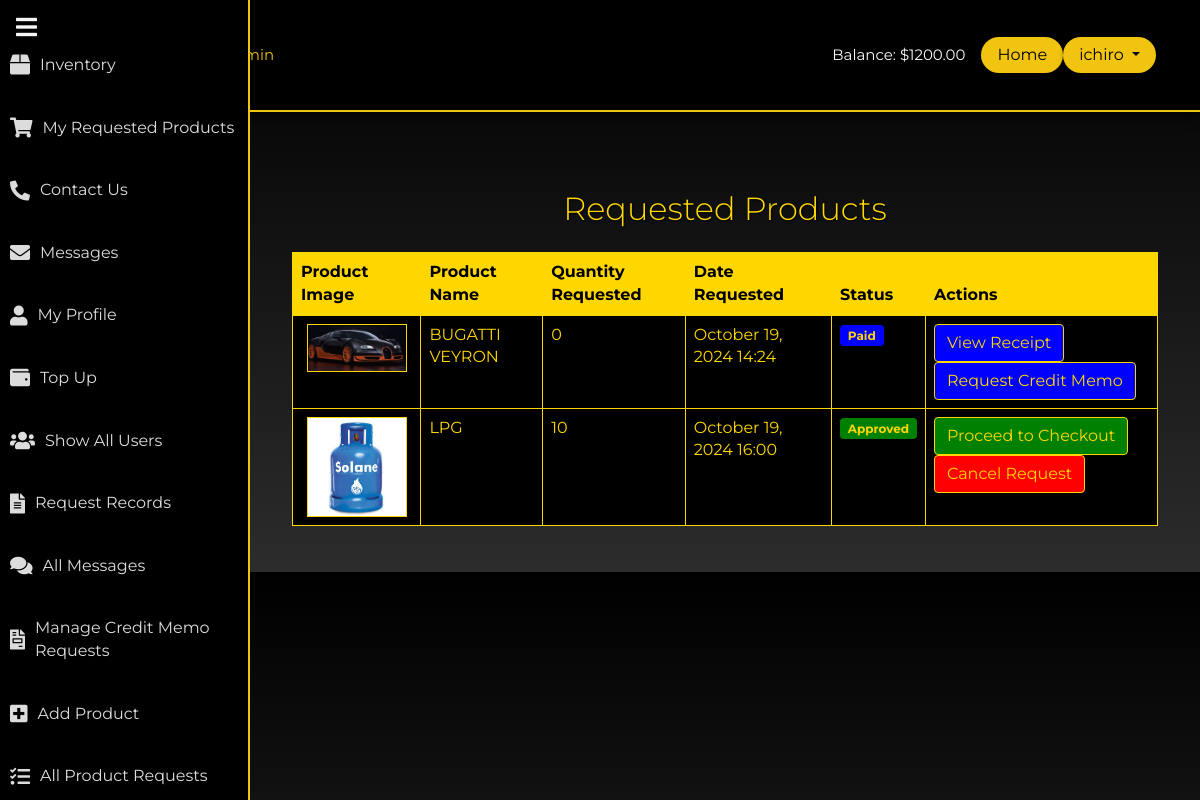
Before: /requested_inventory/requested-products/ (signed in) with the older database file.
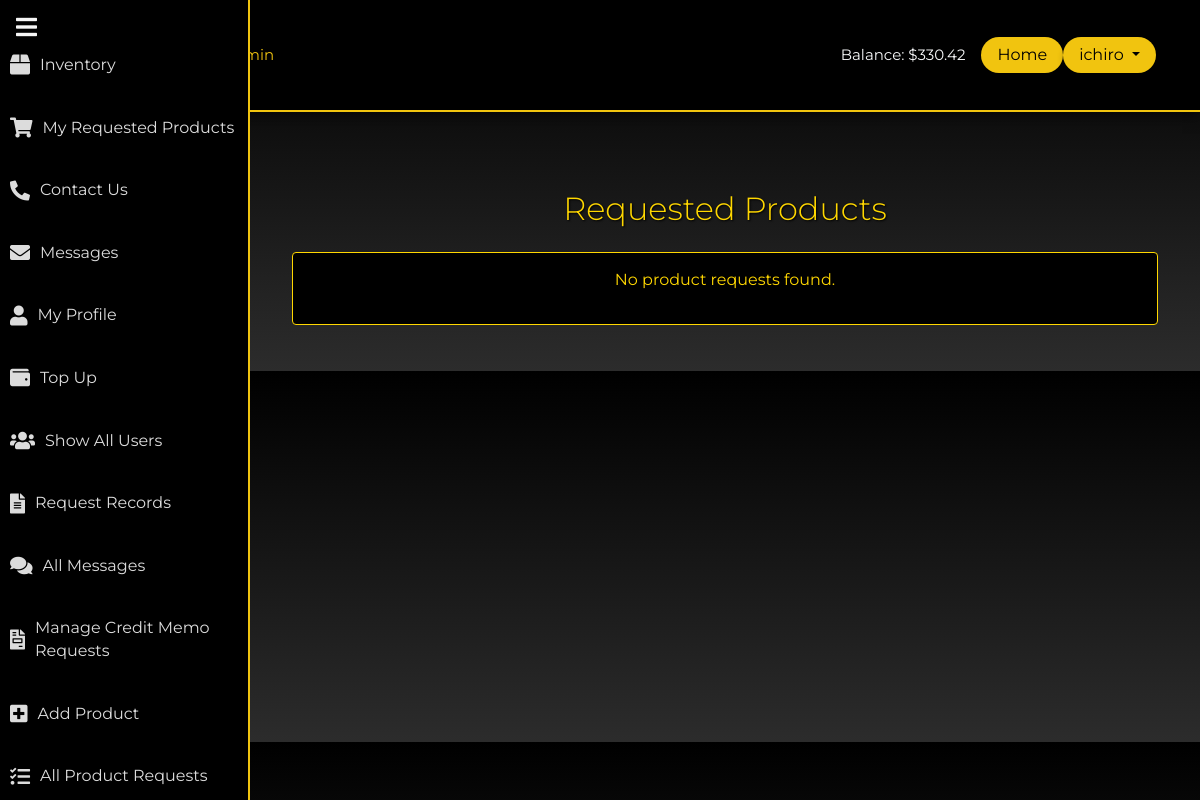
After: the same page with the newer database file.
### myapp/models.py (models this page shows, shortened)
class UserProfile(models.Model):
    user = models.OneToOneField(User, on_delete=models.CASCADE)
    company_name = models.CharField(max_length=255)
    full_name = models.CharField(max_length=255)
    mobile_number = models.CharField(max_length=15)
    business_title = models.CharField(max_length=255)
    balance = models.DecimalField(max_digits=10, decimal_places=2, default=0.00)

### requested_inventory/models.py (models this page shows, shortened)
class ProductRequest(models.Model):
    STATUS_CHOICES = [
        ('pending', 'Pending'),
        ('approved', 'Approved'),
        ('declined', 'Declined'),
        ('paid', 'Paid'),  # Add the 'paid' status here
    ]
    user = models.ForeignKey(User, on_delete=models.CASCADE)
    product = models.ForeignKey(Product, on_delete=models.CASCADE)  # Use the defined Product model
    quantity_requested = models.IntegerField()
    status = models.CharField(max_length=10, choices=STATUS_CHOICES, default='pending')
    created_at = models.DateTimeField(auto_now_add=True)

class Product(models.Model):
    name = models.CharField(max_length=255)
    sku = models.CharField(max_length=100, unique=True)
    description = models.TextField(blank=True, null=True)
    price = models.DecimalField(max_digits=10, decimal_places=2)
    quantity = models.IntegerField(default=0)  # Track available stock
    image = models.ImageField(upload_to='media/product_images/', blank=True, null=True)  # Updated path for image

### requested_inventory/views.py (the view)
# urls.py: path('requested-products/', view_requested_products, name='view_requested_products'),
@login_required
def view_requested_products(request):
    requested_products = ProductRequest.objects.filter(user=request.user)
    return render(request, 'inventory/view_requested_products.html', {
        'requested_products': requested_products
    })

### templates/inventory/view_requested_products.html (shortened to what the changed rows need)
{% extends 'users/base.html' %}
{% load static %}
{% block content %}
<div class="container mt-5" style="color: gold;">
    <h2 class="text-center mb-4" style="color: gold; text-shadow: 1px 1px 2px black;">Requested Products</h2>
    {% if requested_products %}
        <div class="table-responsive">
            <table class="table table-hover table-bordered" style="background-color: black; color: gold; border: 1px solid gold;">
                <thead>
                    <tr style="background-color: gold; color: black;">
                        <th scope="col">Product Image</th>
                        <th scope="col">Product Name</th>
                        <th scope="col">Quantity Requested</th>
                        <th scope="col">Date Requested</th>
                        <th scope="col">Status</th>
                        <th scope="col">Actions</th>
                    </tr>
                </thead>
                <tbody>
                    {% for request in requested_products %}
                    <tr style="border-color: gold;">
                        <td class="text-center">
                            {% if request.product.image %}
                                <img src="{{ request.product.image.url }}" alt="{{ request.product.name }}"
                                     style="width: 100px; height: auto; object-fit: contain; border: 1px solid gold;">
                            {% else %}
                                <img src="{% static 'path/to/default/image.png' %}" alt="No Image"
                                     style="width: 100px; height: auto; object-fit: contain; border: 1px solid gold;">
                            {% endif %}
                        </td>
                        <td>{{ request.product.name }}</td>
                        <td>{{ request.quantity_requested }}</td>
                        <td>{{ request.created_at|date:"F d, Y H:i" }}</td>
                        <td>
                            {% if request.status == 'approved' %}
                                <span class="badge" style="background-color: green; color: gold;">Approved</span>
                            {% elif request.status == 'pending' %}
                                <span class="badge" style="background-color: gold; color: black;">Pending</span>
                                <span class="text-muted">Waiting for approval</span>
                            {% elif request.status == 'declined' %}
                                <span class="badge" style="background-color: red; color: gold;">Declined</span>
                            {% elif request.status == 'paid' %}
                                <span class="badge" style="background-color: blue; color: gold;">Paid</span>
                            {% else %}
                                <span class="badge" style="background-color: gray; color: gold;">Unknown</span>
                            {% endif %}
                        </td>
                        <td>
                            {% if request.status == 'approved' %}
                                <form method="GET" action="{% url 'checkout' request.id %}" class="d-inline">
                                    <button type="submit" class="btn"
                                            style="background-color: green; color: gold; border: 1px solid gold;">
                                        Proceed to Checkout
                                    </button>
                                </form>
                                <form method="POST" action="{% url 'cancel_request' request.id %}" class="d-inline" onsubmit="return confirm('Are you sure you want to cancel this request?');">
                                    <button type="submit" class="btn"
                                            style="background-color: red; color: gold; border: 1px solid gold;">
                                        Cancel Request
                                    </button>
                                </form>
                            {% elif request.status == 'paid' %}
                                <a href="{% url 'receipt' request.id %}" class="btn"
                                   style="background-color: blue; color: gold; border: 1px solid gold;">
                                    View Receipt
                                </a>
                                <a href="{% url 'request_credit_memo' request.id %}" class="btn"
                                   style="background-color: blue; color: gold; border: 1px solid gold;">
                                    Request Credit Memo
                                </a>
                            {% endif %}
                        </td>
                    </tr>
                    {% endfor %}
                </tbody>
            </table>
        </div>
    {% else %}
        <div class="alert alert-info text-center" style="background-color: black; color: gold; border: 1px solid gold;">
            <p>No product requests found.</p>
        </div>
    {% endif %}
</div>
{% endblock %}

### templates/users/base.html (shortened to what this page needs)
<!doctype html>
{% load static %}
<html lang="en">
<head>
    <link href="https://cdn.jsdelivr.net/npm/bootstrap@5.0.0-beta3/dist/css/bootstrap.min.css" rel="stylesheet">
    <link rel="stylesheet" href="{% static 'users/css/main.css' %}" type="text/css">
    <link rel="stylesheet" href="https://cdnjs.cloudflare.com/ajax/libs/font-awesome/5.15.4/css/all.min.css">
</head>
<body>
<nav class="navbar navbar-expand-lg" id="main-navbar">
    <div class="container">
        <a class="navbar-brand" href="{% url 'home' %}">
        </a>
        <div class="collapse navbar-collapse" id="navbarNavAltMarkup">
            <div class="navbar-nav">
                {% if user.is_superuser %}
                    <a class="nav-link active" href="#">Homepage Admin</a>
                {% else %}
                    <a class="nav-link active" href="#">Homepage</a>
                {% endif %}
            </div>
            <div class="d-flex align-items-center ms-auto" id="authstyle">
                {% if user.is_authenticated %}
                    {% with user_profile=user.userprofile %}
                        <span class="text-light me-3">Balance: ${{ user_profile.balance }}</span>
                    {% endwith %}
<a href="{% url 'homepage' %}" class="btn" style="background-color: #f1c40f; color: #000000; border-radius: 30px; padding: 5px 15px; box-shadow: 0 4px 6px rgba(0, 0, 0, 0.2);">Home</a>
<div class="dropdown">
    <button class="btn dropdown-toggle" type="button" id="dropdownMenuButton" data-bs-toggle="dropdown" aria-expanded="false" style="background-color: #f1c40f; color: #000000; border-radius: 30px; padding: 5px 15px; box-shadow: 0 4px 6px rgba(0, 0, 0, 0.2);">
        {{ user.username }}
    </button>
</div>
                {% endif %}
            </div>
        </div>
    </div>
</nav>
{% if user.is_authenticated %}
<div class="sidebar" id="sidebar">
    <button class="toggle-sidebar" onclick="toggleSidebar()">
        <i class="fas fa-bars"></i>
    </button>
    <ul class="nav flex-column mt-4">
        <li class="nav-item"><a class="nav-link" href="{% url 'inventory' %}"><i class="fas fa-box"></i> <span>Inventory</span></a></li>
        <li class="nav-item"><a class="nav-link" href="{% url 'view_requested_products' %}"><i class="fas fa-shopping-cart"></i> <span>My Requested Products</span></a></li>
        <li class="nav-item"><a class="nav-link" href="{% url 'contact' %}"><i class="fas fa-phone-alt"></i> <span>Contact Us</span></a></li>
        <li class="nav-item"><a class="nav-link" href="{% url 'messages_user' %}"><i class="fas fa-envelope"></i> <span>Messages</span></a></li>
        <li class="nav-item"><a class="nav-link" href="{% url 'profile' %}"><i class="fas fa-user"></i> <span>My Profile</span></a></li>
        <li class="nav-item"><a class="nav-link" href="{% url 'cash_in' %}"><i class="fas fa-wallet"></i> <span>Top Up</span></a></li>
                {% endif %}
        {% if user.is_superuser %}
            <li class="nav-item"><a class="nav-link" href="{% url 'show_all_users' %}"><i class="fas fa-users"></i> <span>Show All Users</span></a></li>
            <li class="nav-item"><a class="nav-link" href="{% url 'admin_page' %}"><i class="fas fa-file-alt"></i> <span>Request Records</span></a></li>
            <li class="nav-item"><a class="nav-link" href="{% url 'all_messages' %}"><i class="fas fa-comments"></i> <span>All Messages</span></a></li>
            <li class="nav-item"><a class="nav-link" href="{% url 'manage_credit_memo_requests' %}"><i class="fas fa-file-invoice"></i> <span>Manage Credit Memo Requests</span></a></li>
            <li class="nav-item"><a class="nav-link" href="{% url 'add_product' %}"><i class="fas fa-plus-square"></i> <span>Add Product</span></a></li>
            <li class="nav-item"><a class="nav-link" href="{% url 'all_product_requests' %}"><i class="fas fa-tasks"></i> <span>All Product Requests</span></a></li>
        {% endif %}
    </ul>
</div>
<div class="main-content" id="main-content">
    {% block content %}{% endblock %}
</div>
</body>
</html>

Changed rows visible on the page:
removed ProductRequest: product.image (picture), product.name "BUGATTI VEYRON", quantity_requested "0", created_at "October 19, 2024 14:24", status "Paid"
removed ProductRequest: product.image (picture), product.name "LPG", quantity_requested "10", created_at "October 19, 2024 16:00", status "Approved"
changed UserProfile: balance "1200.00" → "330.42"
Other visible differences:
text no longer shown: "Product Image Product Name Quantity Requested Date Requested Status Actions"
text now shown: "No product requests found."
